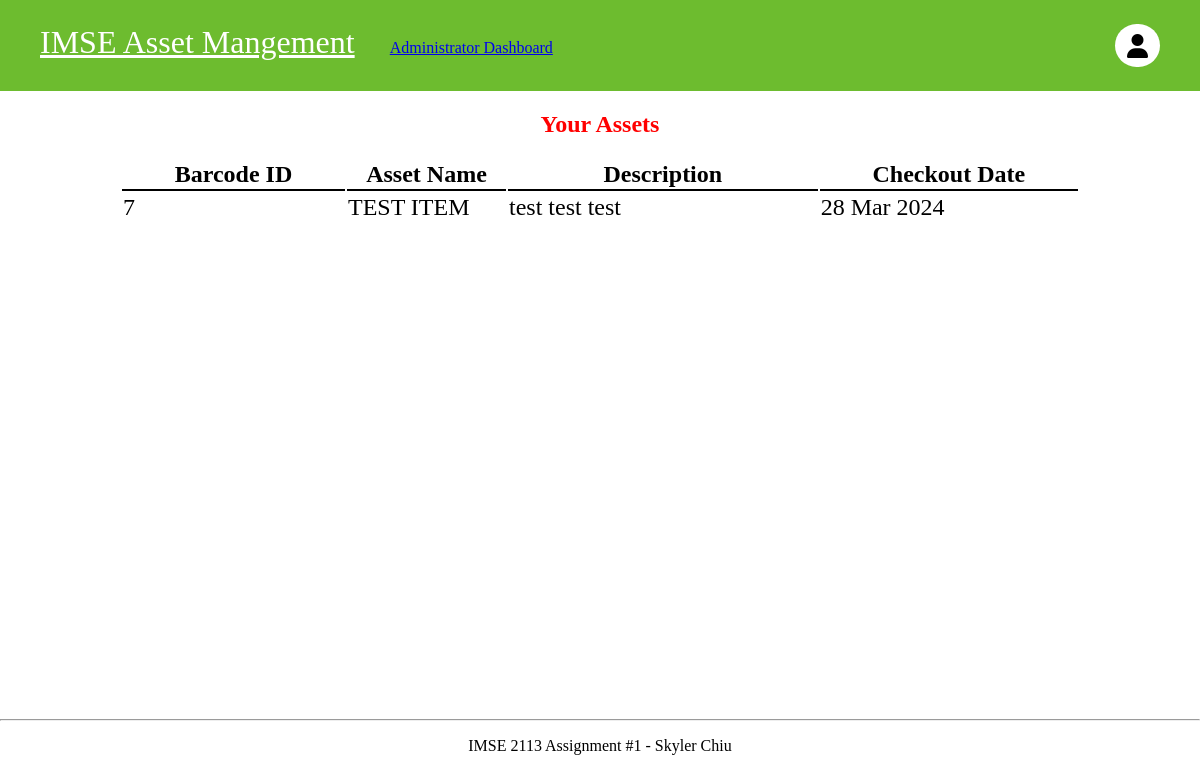
The app's page /home (signed in), older data.
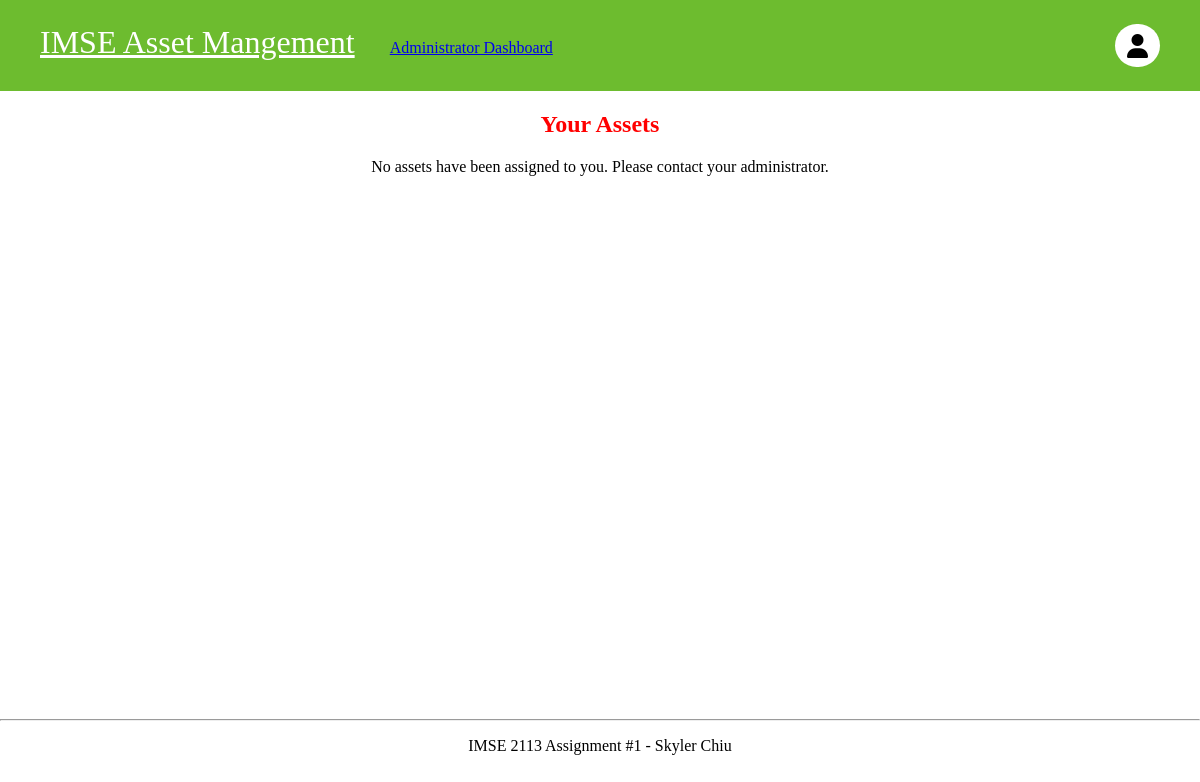
The same page, newer data.
### asset_management/models.py (models this page shows, shortened)
class Asset(models.Model):
    name = models.CharField(max_length=300)
    description = models.CharField(max_length=300, null = True, blank=True)
    assigned = models.BooleanField(default=False)
    registered_user = models.ForeignKey(User, on_delete=models.SET_NULL, null=True, blank=True)
    checkout_date = models.DateTimeField(null=True, blank=True)

### asset_management/views.py (the view)
class AssetListView(ListView):
    model = Asset
    def get_queryset(self):
        return super().get_queryset().filter(registered_user=self.request.user)

### asset_management/templates/asset_management/home.html (shortened to what this page needs)
{% extends "asset_management/layout.html" %}
{% block content %}
    <h2 class = "home-header">Your Assets</h2>
    {% if message_list %}
    <div class = "table-container">
        <table class="message_list">
            <thead>
                <tr>
                    <th>Barcode ID</th>
                    <th>Asset Name</th>
                    <th>Description</th>
                    <th>Checkout Date</th>
                </tr>
            </thead>
            <tbody>
                {% for message in message_list %}
                    <tr>
                        <td>{{ message.id }}</td>
                        <td>{{ message.name }}</td>
                        <td>{{ message.description }}</td>
                        <td> {{ message.checkout_date | date:'d M Y'}} </td>
                    </tr>
                {% endfor %}
            </tbody>
        </table>
    </div>
    {% else %}
        <p class = "no-asset-message">No assets have been assigned to you. Please contact your administrator</a>.</p>
 {% endif %}
{% endblock %}

Row changes from the older to the newer data that the page shows:
removed Asset: id "7", name "TEST ITEM", description "test test test", checkout_date "28 Mar 2024"
Text that changed along with them:
text no longer shown: "Barcode ID Asset Name Description Checkout Date"
text now shown: "No assets have been assigned to you. Please contact your administrator ."
